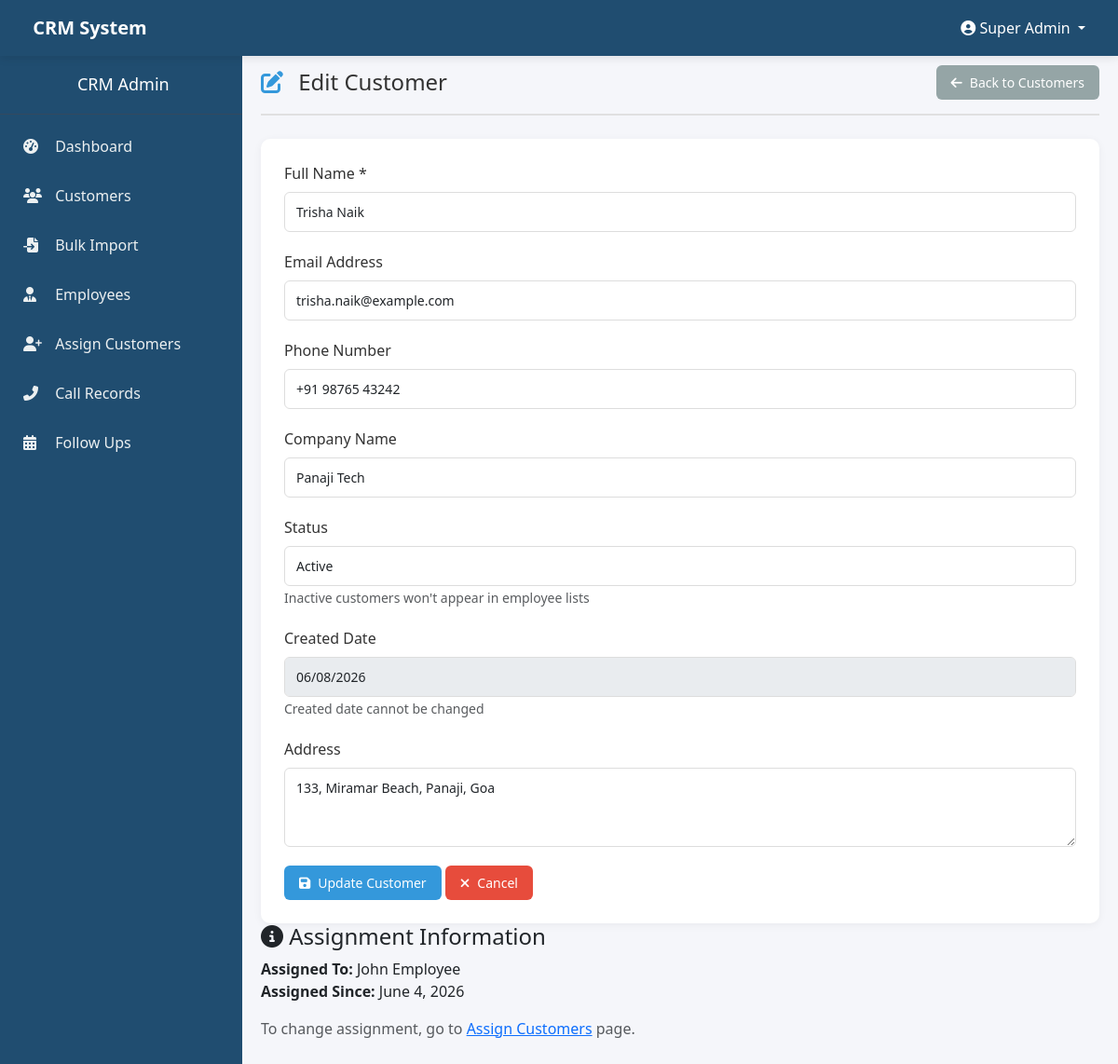
The app's page /pages/admin/edit_customer.php?id=43 (signed in) with its own data.
### tables this page shows
CREATE TABLE `users` (
  `id` int(11) NOT NULL,
  `name` varchar(100) NOT NULL,
  `email` varchar(100) DEFAULT NULL,
  `phone` varchar(20) DEFAULT NULL,
  `company` varchar(100) DEFAULT NULL,
  `address` text DEFAULT NULL,
  `assigned_to` int(11) DEFAULT NULL,
  `status` enum('active','inactive') DEFAULT 'active',
  `created_at` date NOT NULL,
  `updated_at` timestamp NOT NULL DEFAULT current_timestamp() ON UPDATE current_timestamp(),
  `assignment_date` date DEFAULT NULL
);

CREATE TABLE `employees` (
  `id` int(11) NOT NULL,
  `name` varchar(100) NOT NULL,
  `email` varchar(100) NOT NULL,
  `phone` varchar(20) DEFAULT NULL,
  `password` varchar(255) NOT NULL,
  `role` enum('admin','employee') DEFAULT 'employee',
  `status` enum('active','inactive') DEFAULT 'active',
  `created_at` timestamp NOT NULL DEFAULT current_timestamp()
);

### includes/functions.php (called while the page is built, shortened)
<?php
require_once __DIR__ . '/config.php';
function getUserById($id)
{
    global $pdo;
    $stmt = $pdo->prepare("SELECT u.*, e.name as assigned_employee_name
                           FROM users u
                           LEFT JOIN employees e ON u.assigned_to = e.id
                           WHERE u.id = ?");
    $stmt->execute([$id]);
    return $stmt->fetch();
}
?>

### pages/admin/edit_customer.php (the view, shortened to what this page needs)
<?php
require_once '../../includes/config.php';
require_once '../../includes/functions.php';
$id = isset($_GET['id']) ? (int)$_GET['id'] : 0;
$customer = getUserById($id);
include_once '../../components/header.php';
include_once '../../components/navbar.php';
?>
<div class="wrapper">
    <?php include_once '../../components/sidebar_admin.php'; ?>
    <div class="main-content">
        <div class="page-header">
            <h1><i class="fas fa-edit"></i> Edit Customer</h1>
            <div class="header-actions">
                <a href="customers.php" class="btn btn-secondary">
                    <i class="fas fa-arrow-left"></i> Back to Customers
                </a>
            </div>
        </div>
        <div class="form-card">
            <form method="POST" action="" id="editCustomerForm">
                <div class="form-row">
                    <div class="form-group">
                        <label for="name">Full Name <span class="required">*</span></label>
                        <input type="text" id="name" name="name" class="form-control"
                               value="<?php echo htmlspecialchars($customer['name']); ?>"
                               placeholder="Enter customer full name" required>
                    </div>
                    <div class="form-group">
                        <label for="email">Email Address</label>
                        <input type="email" id="email" name="email" class="form-control"
                               value="<?php echo htmlspecialchars($customer['email']); ?>"
                               placeholder="customer@example.com">
                    </div>
                    <div class="form-group">
                        <label for="phone">Phone Number</label>
                        <input type="tel" id="phone" name="phone" class="form-control"
                               value="<?php echo htmlspecialchars($customer['phone']); ?>"
                               placeholder="+1 234 567 8900">
                    </div>
                    <div class="form-group">
                        <label for="company">Company Name</label>
                        <input type="text" id="company" name="company" class="form-control"
                               value="<?php echo htmlspecialchars($customer['company']); ?>"
                               placeholder="Company name">
                    </div>
                    <div class="form-group">
                        <label for="status">Status</label>
                        <select id="status" name="status" class="form-control">
                            <option value="active" <?php echo $customer['status'] == 'active' ? 'selected' : ''; ?>>
                                Active
                            </option>
                        </select>
                        <small class="form-text">Inactive customers won't appear in employee lists</small>
                    </div>
                    <div class="form-group">
                        <label for="created_at">Created Date</label>
                        <input type="date" id="created_at" name="created_at" class="form-control"
                               value="<?php echo $customer['created_at']; ?>" disabled>
                        <small class="form-text">Created date cannot be changed</small>
                    </div>
                    <div class="form-group full-width">
                        <label for="address">Address</label>
                        <textarea id="address" name="address" class="form-control"
                                  rows="3" placeholder="Enter customer address"><?php echo htmlspecialchars($customer['address']); ?></textarea>
                    </div>
                </div>
                <div class="form-actions">
                    <button type="submit" class="btn btn-primary" id="submitBtn">
                        <i class="fas fa-save"></i> Update Customer
                    </button>
                    <a href="customers.php" class="btn btn-danger">
                        <i class="fas fa-times"></i> Cancel
                    </a>
                </div>
            </form>
        </div>
        <?php if ($customer['assigned_to']): ?>
        <div class="info-card">
            <h4><i class="fas fa-info-circle"></i> Assignment Information</h4>
            <p>
                <strong>Assigned To:</strong> <?php echo htmlspecialchars($customer['assigned_employee_name']); ?><br>
                <strong>Assigned Since:</strong> <?php echo date('F j, Y', strtotime($customer['updated_at'] ?? $customer['created_at'])); ?>
            </p>
            <p class="text-muted">To change assignment, go to <a href="assign.php">Assign Customers</a> page.</p>
        </div>
        <?php endif; ?>
    </div>
</div>
<?php include_once '../../components/footer.php'; ?>

### assets/css/style.css (style rules this page uses)
* { margin: 0; padding: 0; box-sizing: border-box; }
body { font-family: 'Segoe UI', Tahoma, Geneva, Verdana, sans-serif; background: #f5f6fa; overflow-x: hidden; }
.main-content { margin-left: 260px; margin-top: 50px; padding: 20px; min-height: 100vh; background: #f5f6fa; }
.page-header { display: flex; justify-content: space-between; align-items: center; flex-wrap: wrap; gap: 15px; margin-bottom: 25px; padding-bottom: 15px; border-bottom: 2px solid #e0e0e0; }
.page-header h1 { font-size: 24px; color: #333; margin: 0; }
.page-header h1 i { margin-right: 10px; color: #3498db; }
.header-actions { display: flex; gap: 10px; flex-wrap: wrap; }
.btn { display: inline-flex; align-items: center; gap: 8px; padding: 8px 16px; border: none; border-radius: 6px; font-size: 14px; cursor: pointer; text-decoration: none; transition: all 0.3s; }
.btn-primary { background: #3498db; color: white; }
.btn-danger { background: #e74c3c; color: white; }
.btn-secondary { background: #95a5a6; color: white; }
.form-card { background: white; border-radius: 10px; padding: 25px; box-shadow: 0 2px 10px rgba(0,0,0,0.05); }
.form-group { margin-bottom: 20px; }
.form-group label { display: block; margin-bottom: 8px; font-weight: 500; color: #333; }
.form-control { width: 100%; padding: 10px 12px; border: 1px solid #ddd; border-radius: 6px; font-size: 14px; }
textarea.form-control { resize: vertical; min-height: 80px; }

### records on screen
users: name "Trisha Naik", email "trisha.naik@example.com", phone "+91 98765 43242", company "Panaji Tech", status "Active", created_at "06/08/2026", address "133, Miramar Beach, Panaji, Goa", assigned_to.name "John Employee", updated_at "June 4, 2026"

### other values on screen
$_SESSION['user_name'] "Super Admin"
